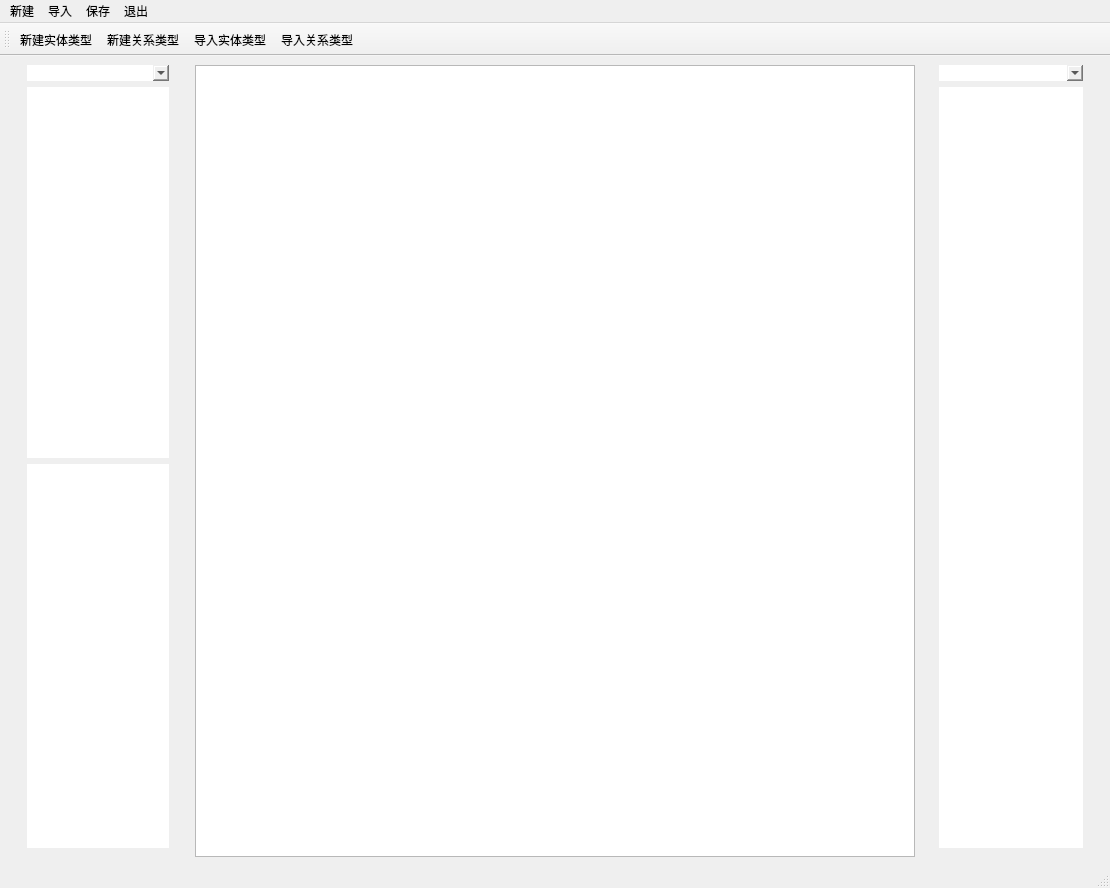
<?xml version="1.0" encoding="UTF-8"?>
<ui version="4.0">
 <class>MainWindow</class>
 <widget class="QMainWindow" name="MainWindow">
  <property name="geometry">
   <rect>
    <x>0</x>
    <y>0</y>
    <width>1110</width>
    <height>886</height>
   </rect>
  </property>
  <property name="windowTitle">
   <string>MainWindow</string>
  </property>
  <widget class="QWidget" name="centralwidget">
   <property name="minimumSize">
    <size>
     <width>1110</width>
     <height>810</height>
    </size>
   </property>
   <layout class="QHBoxLayout" name="horizontalLayout" stretch="1,4,1">
    <item>
     <widget class="QWidget" name="widget" native="true">
      <property name="styleSheet">
       <string notr="true">border: none;</string>
      </property>
      <layout class="QVBoxLayout" name="verticalLayout_3">
       <property name="topMargin">
        <number>0</number>
       </property>
       <property name="rightMargin">
        <number>11</number>
       </property>
       <property name="bottomMargin">
        <number>0</number>
       </property>
       <item>
        <widget class="QScrollArea" name="scrollArea">
         <property name="styleSheet">
          <string notr="true">border: none;</string>
         </property>
         <property name="widgetResizable">
          <bool>true</bool>
         </property>
         <widget class="QWidget" name="scrollAreaWidgetContents_6">
          <property name="geometry">
           <rect>
            <x>0</x>
            <y>0</y>
            <width>157</width>
            <height>391</height>
           </rect>
          </property>
          <layout class="QVBoxLayout" name="verticalLayout">
           <property name="topMargin">
            <number>0</number>
           </property>
           <property name="bottomMargin">
            <number>0</number>
           </property>
           <item>
            <widget class="QComboBox" name="comboBox_2"/>
           </item>
           <item>
            <widget class="QTreeView" name="treeView">
             <property name="styleSheet">
              <string notr="true">border: none;</string>
             </property>
            </widget>
           </item>
          </layout>
         </widget>
        </widget>
       </item>
       <item>
        <widget class="QScrollArea" name="scrollArea_2">
         <property name="styleSheet">
          <string notr="true">border: none;</string>
         </property>
         <property name="widgetResizable">
          <bool>true</bool>
         </property>
         <widget class="QWidget" name="scrollAreaWidgetContents_9">
          <property name="geometry">
           <rect>
            <x>0</x>
            <y>0</y>
            <width>157</width>
            <height>390</height>
           </rect>
          </property>
          <layout class="QVBoxLayout" name="verticalLayout_2">
           <property name="topMargin">
            <number>0</number>
           </property>
           <item>
            <widget class="QTreeView" name="treeView_3">
             <property name="styleSheet">
              <string notr="true">border: none;</string>
             </property>
            </widget>
           </item>
          </layout>
         </widget>
        </widget>
       </item>
      </layout>
     </widget>
    </item>
    <item>
     <widget class="QGraphicsView" name="graphicsView">
      <property name="minimumSize">
       <size>
        <width>660</width>
        <height>610</height>
       </size>
      </property>
     </widget>
    </item>
    <item>
     <widget class="QWidget" name="widget_2" native="true">
      <layout class="QVBoxLayout" name="verticalLayout_5">
       <property name="topMargin">
        <number>0</number>
       </property>
       <property name="bottomMargin">
        <number>0</number>
       </property>
       <item>
        <widget class="QScrollArea" name="scrollArea_3">
         <property name="styleSheet">
          <string notr="true">border: none;</string>
         </property>
         <property name="widgetResizable">
          <bool>true</bool>
         </property>
         <widget class="QWidget" name="scrollAreaWidgetContents_10">
          <property name="geometry">
           <rect>
            <x>0</x>
            <y>0</y>
            <width>157</width>
            <height>788</height>
           </rect>
          </property>
          <layout class="QVBoxLayout" name="verticalLayout_4">
           <property name="topMargin">
            <number>0</number>
           </property>
           <item>
            <widget class="QComboBox" name="comboBox"/>
           </item>
           <item>
            <widget class="QTreeView" name="treeView_kg">
             <property name="styleSheet">
              <string notr="true">border: none;</string>
             </property>
            </widget>
           </item>
          </layout>
         </widget>
        </widget>
       </item>
      </layout>
     </widget>
    </item>
   </layout>
  </widget>
  <widget class="QMenuBar" name="menubar">
   <property name="geometry">
    <rect>
     <x>0</x>
     <y>0</y>
     <width>1110</width>
     <height>26</height>
    </rect>
   </property>
   <widget class="QMenu" name="menu">
    <property name="title">
     <string>新建</string>
    </property>
    <addaction name="action1_1"/>
    <addaction name="action1_2"/>
   </widget>
   <widget class="QMenu" name="menu_2">
    <property name="title">
     <string>导入</string>
    </property>
    <addaction name="action2_1"/>
    <addaction name="action2_2"/>
    <addaction name="action2_3"/>
   </widget>
   <widget class="QMenu" name="menu_3">
    <property name="title">
     <string>保存</string>
    </property>
   </widget>
   <widget class="QMenu" name="menu_4">
    <property name="title">
     <string>退出</string>
    </property>
   </widget>
   <addaction name="menu"/>
   <addaction name="menu_2"/>
   <addaction name="menu_3"/>
   <addaction name="menu_4"/>
  </widget>
  <widget class="QStatusBar" name="statusbar"/>
  <widget class="QToolBar" name="toolBar">
   <property name="windowTitle">
    <string>toolBar</string>
   </property>
   <attribute name="toolBarArea">
    <enum>TopToolBarArea</enum>
   </attribute>
   <attribute name="toolBarBreak">
    <bool>false</bool>
   </attribute>
   <addaction name="action1_1"/>
   <addaction name="action1_2"/>
   <addaction name="action2_1"/>
   <addaction name="action2_2"/>
  </widget>
  <action name="action1_1">
   <property name="text">
    <string>新建实体类型</string>
   </property>
  </action>
  <action name="action1_2">
   <property name="text">
    <string>新建关系类型</string>
   </property>
  </action>
  <action name="action2_1">
   <property name="text">
    <string>导入实体类型</string>
   </property>
  </action>
  <action name="action2_2">
   <property name="text">
    <string>导入关系类型</string>
   </property>
  </action>
  <action name="action2_3">
   <property name="text">
    <string>导入知识图谱</string>
   </property>
  </action>
 </widget>
 <resources/>
 <connections/>
</ui>
